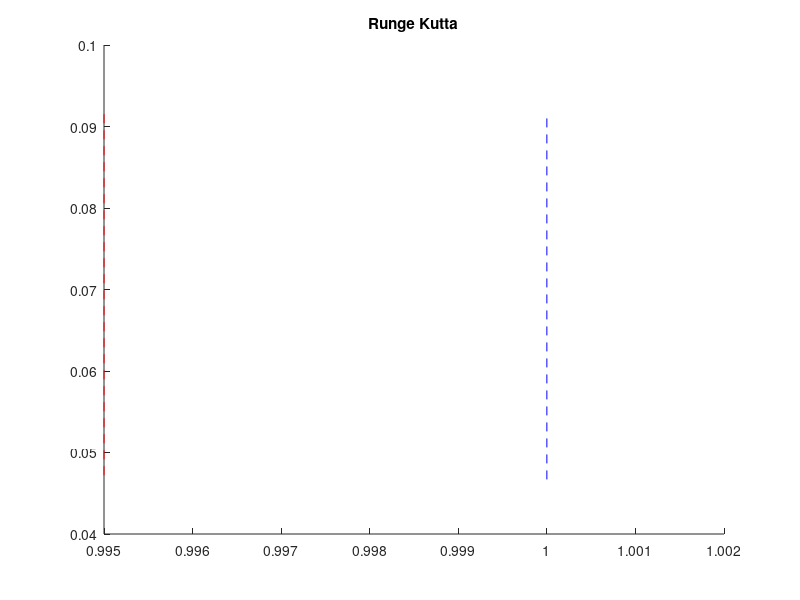

Reproduce this figure in MATLAB.
function edo_iniciales1
 %% Ejercicio 9
  
  clear
  clc
  
  %w=1/2   %%euler mejorado
  w=1     %%euler modificado
  %w=0 %%euler
    
  x=[0; 0]
  y=[5; 3]
  coef=[-10 4;
        -4  0]
  h=0.01
  N=1/h
  
  for i=1:N
    
   fn=coef*y
   k1=h*fn
   if w~=0
     xg=x+ (h/(2*w))
     yg=y+(k1/(2*w))
     
     fg=coef*yg
     
     k2=h*fg
     yn=y+(1-w)*k1+w*k2
     
   elseif
     yn=y+k1  
    
   end
   y=yn
   x=x+h

end

  if w~=0
    xg
    yg
    x
    y
    k1
    k2
    
  end
  
  hold on
  plot (x, y, '--b')
  if w~=0
    plot(xg, yg, '--r')
  end
  
  title('Runge Kutta')
  
endfunction
